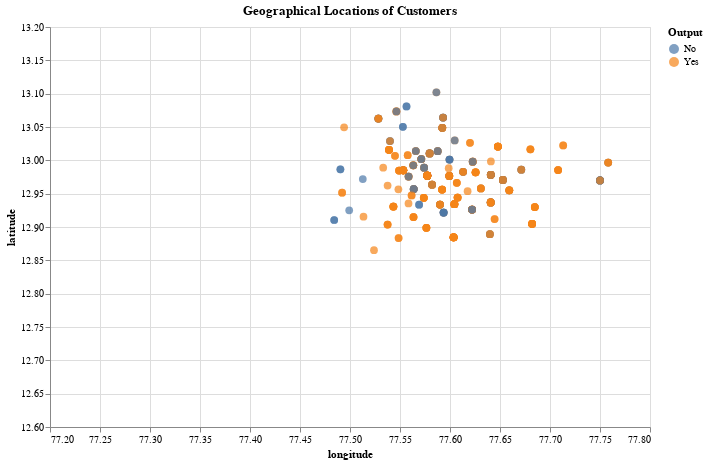

Notebook code cell kept with this figure:
### Code cell
scatter_plot

### Figure 1 — Vega-Lite specification as saved in the notebook (floating-point values rounded to 4 significant figures; data arrays with more than 128 entries replaced by an {"elided": "..."} marker saying what was removed)
{"config": {"view": {"continuousWidth": 300, "continuousHeight": 300}}, "data": {"name": "data-53239134cfde2153236bb8814d1d873d"}, "mark": {"type": "circle", "size": 60}, "encoding": {"color": {"field": "Output", "type": "nominal"}, "tooltip": [{"field": "latitude", "type": "quantitative"}, {"field": "longitude", "type": "quantitative"}], "x": {"field": "longitude", "scale": {"domain": [77.2, 77.8]}, "type": "quantitative"}, "y": {"field": "latitude", "scale": {"domain": [12.6, 13.2]}, "type": "quantitative"}}, "height": 400, "title": "Geographical Locations of Customers", "width": 600, "$schema": "https://vega.github.io/schema/vega-lite/v5.8.0.json", "datasets": {"data-53239134cfde2153236bb8814d1d873d": {"elided": "388 records"}}}
